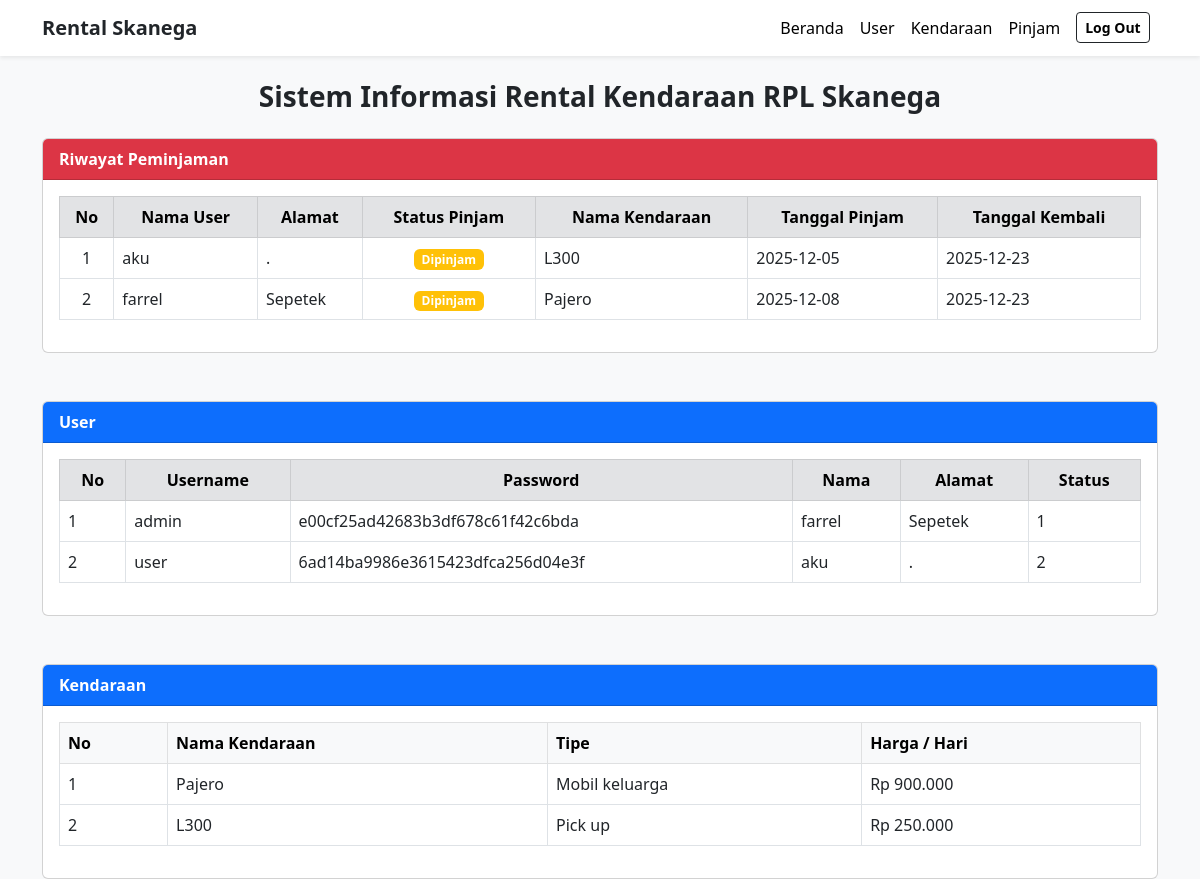
The app's page /admin/index.php with its own data.
### tables this page shows
CREATE TABLE `pinjam` (
  `pinjam_id` int(11) NOT NULL,
  `kendaraan_nomor` int(11) NOT NULL,
  `user_id` int(11) NOT NULL,
  `tgl_pinjam` date NOT NULL,
  `tgl_kembali` date NOT NULL,
  `pinjam_status` int(11) NOT NULL
);

CREATE TABLE `user` (
  `user_id` int(11) NOT NULL,
  `username` varchar(255) NOT NULL,
  `password` varchar(255) NOT NULL,
  `user_nama` varchar(255) NOT NULL,
  `user_alamat` text NOT NULL,
  `user_status` int(11) NOT NULL
);

CREATE TABLE `kendaraan` (
  `kendaraan_nomor` int(11) NOT NULL,
  `kendaraan_nama` varchar(255) NOT NULL,
  `kendaraan_tipe` varchar(255) NOT NULL,
  `kendaraan_harga_perhari` int(11) NOT NULL
);

### admin/index.php (the view, shortened to what this page needs)
<?php
include("header.php");
include("../koneksi.php");
?>
<!DOCTYPE html>
<html lang="en">
<head>
    <link href="https://cdn.jsdelivr.net/npm/bootstrap@5.3.0/dist/css/bootstrap.min.css" rel="stylesheet">
</head>
<body class="bg-light">
    <div class="container mt-4">
        <div class="text-center mb-4">
            <h3 class="fw-bold">Sistem Informasi Rental Kendaraan RPL Skanega</h3>
        </div>
        <div class="card">
            <div class="card-header bg-danger text-white">
                <strong>Riwayat Peminjaman</strong>
            </div>
            <div class="card-body">
                <table class="table table-bordered table-hover">
                    <thead class="table-secondary text-center">
                        <tr>
                            <th>No</th>
                            <th>Nama User</th>
                            <th>Alamat</th>
                            <th>Status Pinjam</th>
                            <th>Nama Kendaraan</th>
                            <th>Tanggal Pinjam</th>
                            <th>Tanggal Kembali</th>
                        </tr>
                    </thead>
                    <tbody>
                        <?php
                        $no = 1;
                        $data = mysqli_query($koneksi, "
                    SELECT
                        user.user_nama,
                        user.user_alamat,
                        pinjam.pinjam_status,
                        kendaraan.kendaraan_nama,
                        pinjam.tgl_pinjam,
                        pinjam.tgl_kembali
                    FROM pinjam
                    JOIN user ON user.user_id = pinjam.user_id
                    JOIN kendaraan ON kendaraan.kendaraan_nomor = pinjam.kendaraan_nomor
                    ORDER BY pinjam.pinjam_id DESC
                ");
                        while ($d = mysqli_fetch_assoc($data)) {
                        ?>
                            <tr>
                                <td class="text-center"><?= $no++; ?></td>
                                <td><?= $d['user_nama']; ?></td>
                                <td><?= $d['user_alamat']; ?></td>
                                <td class="text-center">
                                    <?php
                                    if ($d['pinjam_status'] == "1") {
                                        echo '<span class="badge bg-warning text-white">Dipinjam</span>';
                                    } else {
                                        echo '<span class="badge bg-success">Dikembalikan</span>';
                                    }
                                    ?>
                                </td>
                                <td><?= $d['kendaraan_nama']; ?></td>
                                <td><?= $d['tgl_pinjam']; ?></td>
                                <td><?= $d['tgl_kembali']; ?></td>
                            </tr>
                        <?php } ?>
                    </tbody>
                </table>
            </div>
        </div>
        <br>
        <br>
        <div class="card">
            <div class="card-header bg-primary text-white">
                <strong>User</strong>
            </div>
            <div class="card-body">
                <table class="table table-bordered table-hover">
                    <thead class="table-secondary text-center">
                        <tr>
                            <th>No</th>
                            <th>Username</th>
                            <th>Password</th>
                            <th>Nama</th>
                            <th>Alamat</th>
                            <th>Status</th>
                        </tr>
                    </thead>
                    <tbody>
                    <?php
                    include "../koneksi.php";
                    $data = mysqli_query($koneksi, "SELECT * FROM user");
                    $no = 1;
                    while ($d = mysqli_fetch_array($data)) {
                    ?>
                        <tr>
                            <td><?= $no++; ?></td>
                            <td><?= $d['username']; ?></td>
                            <td><?= $d['password']; ?></td>
                            <td><?= $d['user_nama']; ?></td>
                            <td><?= $d['user_alamat']; ?></td>
                            <td><?= $d['user_status']; ?></td>
                        </tr>
                    <?php } ?>
                </tbody>
                </table>
            </div>
        </div>
        <br>
        <br>
        <div class="card">
            <div class="card-header bg-primary text-white">
                <strong>Kendaraan</strong>
            </div>
            <div class="card-body">
                <table class="table table-bordered table-hover">
                     <thead class="table-light">
                        <tr>
                            <th width="10%">No</th>
                            <th>Nama Kendaraan</th>
                            <th>Tipe</th>
                            <th>Harga / Hari</th>
                        </tr>
                    </thead>
                    <tbody>
                        <?php include "../koneksi.php";
                            $no = 1;
                            $data = mysqli_query($koneksi, "SELECT * FROM kendaraan");
                            while ($d = mysqli_fetch_array($data)) { ?> <tr>
                                <td><?= $no++; ?></td>
                                <td><?= $d['kendaraan_nama']; ?></td>
                                <td><?= $d['kendaraan_tipe']; ?></td>
                                <td>Rp <?= number_format($d['kendaraan_harga_perhari'], 0, ',', '.'); ?></td>
                            </tr>
                        <?php
                    }
                    ?>
                    </tbody>
                </table>
            </div>
        </div>
    </div>

### admin/header.php (shortened to what this page needs)
<!DOCTYPE html>
<html>
<head>
	<link href="https://cdn.jsdelivr.net/npm/bootstrap@5.3.8/dist/css/bootstrap.min.css" rel="stylesheet">
</head>
<body>
<nav class="navbar navbar-expand-lg navbar-dark shadow-sm sticky-top" style="background-color: #ffffffff;">
  <div class="container">
    <a class="navbar-brand fw-bold text-dark" href="#">Rental Skanega</a>
    <div class="collapse navbar-collapse" id="navbarSticky">
      <ul class="navbar-nav ms-auto mb-2 mb-lg-0 ">
        <li class="nav-item"><a class="nav-link" href="index.php">Beranda</a></li>
        <li class="nav-item"><a class="nav-link" href="user.php">User</a></li>
        <li class="nav-item"><a class="nav-link" href="kendaraan.php">Kendaraan</a></li>
        <li class="nav-item"><a class="nav-link" href="pinjam.php">Pinjam</a></li>
        <li class="nav-item"><a class="btn btn-outline-dark btn-sm ms-2 my-1 fw-bold" href="logout.php">Log Out</a></li>
      </ul>
    </div>
  </div>
</nav>
</body>
</html>

### admin/header.php (style rules this page uses)
.navbar .nav-item .nav-link { color: #000000; }
.navbar .nav-item .btn { color: #000000; }

### records on screen
pinjam: user.user_nama "aku", user.user_alamat ".", pinjam_status "Dipinjam", kendaraan.kendaraan_nama "L300", tgl_pinjam "2025-12-05", tgl_kembali "2025-12-23"
pinjam: user.user_nama "farrel", user.user_alamat "Sepetek", pinjam_status "Dipinjam", kendaraan.kendaraan_nama "Pajero", tgl_pinjam "2025-12-08", tgl_kembali "2025-12-23"
user: username "admin", password "e00cf25ad42683b3df678c61f42c6bda", user_nama "farrel", user_alamat "Sepetek", user_status "1"
user: username "user", password "6ad14ba9986e3615423dfca256d04e3f", user_nama "aku", user_alamat ".", user_status "2"
kendaraan: kendaraan_nama "Pajero", kendaraan_tipe "Mobil keluarga", kendaraan_harga_perhari "900.000"
kendaraan: kendaraan_nama "L300", kendaraan_tipe "Pick up", kendaraan_harga_perhari "250.000"
